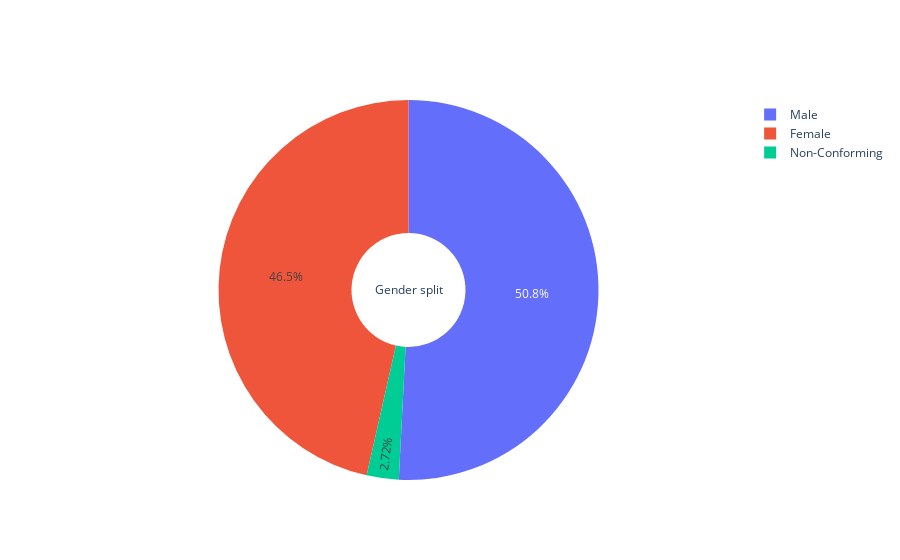

Notebook source saved alongside this figure:
### Code cell
fig = go.Figure(
    data=[
        go.Pie(
            labels=gen_df.index.values,
            values=gen_df.values,
            hole=0.3,
            title="Gender split",
        )
    ]
)

fig.show()

### Figure 1 — Plotly figure (JSON) as saved in the notebook; plotly's stock layout.template omitted (floating-point values rounded to 4 significant figures)
{"data": [{"hole": 0.3, "labels": ["Male", "Female", "Non-Conforming"], "title": {"text": "Gender split"}, "type": "pie", "values": [11288, 10321, 605]}], "layout": {"autosize": true}}
